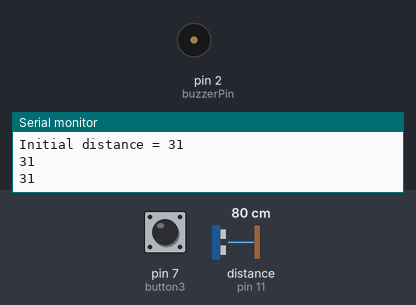
A sketch run on a simulated Arduino Uno, built with avr-gcc and run on an emulated ATmega328P. On the bench: buzzer (waves = sounding, pin HIGH), the last lines printed to the serial monitor. The test bench sets the inputs (shaded band); at power-on: distance to the obstacle (sensor on pin 11) 80 cm, pin 7 (button3) HIGH. The echo pulse lasts 58.3 µs per cm; pins used as bus, display or sensor lines are not drawn.

Above: at 7.3 s.
7.4 s: distance to the obstacle (sensor on pin 11) set to 69 cm
10.7 s: distance to the obstacle (sensor on pin 11) set to 61 cm
At 14.4 s:
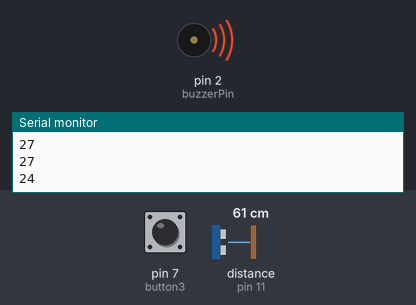
Timing chart, 0 to 20.1 s (numbered marks = the images above; inputs shaded):
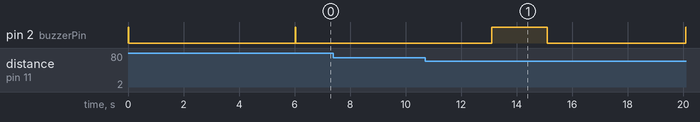

The sketch:

Watch_Dog.ino
```cpp
//buzzer pin to sound alarm
int buzzerPin = 2;

//ultrasonic sensor pins
int echoPin = 11;
int triggerPin = 12;

//pushbutton pins for password
int button1 = 9;
int button2 = 8;
int button3 = 7;

//very short beep
void beep(){
  digitalWrite(buzzerPin, HIGH);
  delay(20);
  digitalWrite(buzzerPin, LOW);
}

void soundAlarm(){
  digitalWrite(buzzerPin, HIGH);
  delay(2000);
  digitalWrite(buzzerPin, LOW);
}

//find distance from ultrasonic sensor based on HC-SR04 Specs
int findDistance(){
  digitalWrite(triggerPin, LOW);
  delayMicroseconds(2);
  digitalWrite(triggerPin, HIGH);
  delayMicroseconds(10);
  digitalWrite(triggerPin, LOW);
  long duration = pulseIn(echoPin, HIGH);
  int inches = duration/74/2;
  return inches;
}

void setup() {
  pinMode (buzzerPin, OUTPUT);
  pinMode (triggerPin, OUTPUT);
  pinMode (echoPin, INPUT);
  pinMode (button1, INPUT_PULLUP);
  pinMode (button2, INPUT_PULLUP);
  pinMode (button3, INPUT_PULLUP);

  Serial.begin(9600);
}

void loop() {
  //beep to notify me that the distance is going to be set
  //Then wait 6 seconds for me to leave the room
  beep();
  delay(6000);
  beep();

  //find initial distance and set a upper and lower distance limit
  //within which the alarm will not ring
  //to accomodate for error in sensor measurement
  int initialDistance = findDistance();
  Serial.print("Initial distance = ");
  Serial.println(initialDistance);
  int lowerLimit = initialDistance-5;
  int upperLimit = initialDistance+5;

  //cheaks if correct password sequence is entered
  int passwordStatus = 0;
  while(!passwordStatus){
    delay(500);
    int distance = findDistance();
    Serial.println(distance);
    if (distance>upperLimit || distance<lowerLimit){
      //check again in 2 seconds to account for error
      delay(2000);
      int distance = findDistance();
      if (distance>upperLimit || distance<lowerLimit){
        soundAlarm();
        Serial.println("Alarm triggered!");
        delay(5000);
        if (digitalRead(button3) == LOW){
          Serial.println("First key entered");
          beep();
          delay(2000);

          if (digitalRead(button2) == LOW){
            Serial.println("Second key entered");
            beep();
            delay(500);

            if (digitalRead(button2) == LOW){
              Serial.println("Third key entered");
              beep();
              delay(500);

              if (digitalRead(button2) == LOW){
                Serial.println("Final key entered");
                beep();
                digitalWrite(12,LOW);
                digitalWrite(13,HIGH);
                passwordStatus = 1;
                delay(5000);

              }else soundAlarm();
            }else soundAlarm();
          }else soundAlarm();
        }else soundAlarm();
      }
    }
  }

  //to pause the alarm and ultrasonic sensor while I am in the room
  //if the correct password is entered
  if (digitalRead(button1) == LOW){
    beep();
    delay(2000);
    //wait for input to restart operation
    while(digitalRead(button1) == HIGH){}
    beep();
    delay(7000);
  }
}
```

Measured:
- the behaviour switches between 67 and 66 cm on distance to the obstacle (sensor on pin 11) (found by bisection; images 0 and 1)
- after the input at 10.7 s, pin 2 (buzzerPin): LOW → HIGH after 2.4 s, → LOW 2.0 s later, → HIGH 5.0 s later
- by itself, pin 2 (buzzerPin): alternates HIGH for 0.02 s and LOW for 6.0 s
